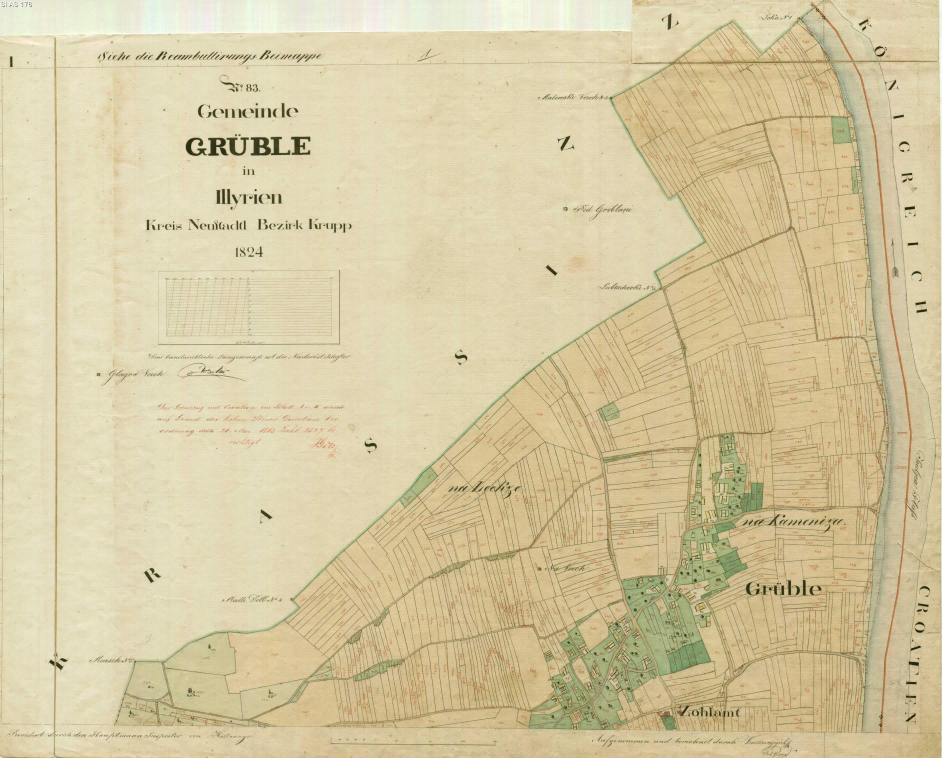
#> input picture research-griblje/raw-web-val42-2026-10/n083a-pages/a01.jpg, 2826 x 2273 px, found by its file name (shown at 1/3 size)
$ python make-a01-crops.py
#> lines starting #> are read from the running program, lines starting #| are printed output that depends on the picture
#!/usr/bin/env python3
"""
Val 65 — deterministični izrezki (crops) katastrskega lista A01 (uodid 227666).
Vir: research-griblje/raw-web-val42-2026-10/n083a-pages/a01.jpg (2826x2273 JPEG).
Izhod: research-griblje/a01/reread-crops/*.png (LANCZOS, kontrast+ostrina).
Regenerabilno; crops so gitignored (vzor ps-n83/make-reread-crops.py, val 61).
Namen: PASS 4 (issue #42 §7) — inventory objektov na A01 po protokolu
2 neodvisnih prehodov (glavni agent bere izrezke direktno, brez VLM klicev).

Koordinatni okvir: celotni raster 2826x2273.
  - vasicno jedro (ob kolesarski cesti, zeleni dvoriščni bloki): x 1700-2450, y 1200-2273
  - hamlet Zohlant: jug vasicnega jedra (~y 1950-2200)
  - severni mejni objekt (ob Lahovišče): ~ (1900-2200, 0-250)
  - zahodni objekt (Maaßle / Zühlhang?, jugozahod): ~ (500-850, 1930-2200)
  - točkovni simbol "Grüllschen"? (Severozahod od vasi): ~ (1580-1810, 530-720)
Prehod A = mreža 3x po vasicnem jedru (zoom 3x).
Prehod B = kvadranti s premikom + zunanji objekti (zoom 2.5x, drugačna razdelitev),
           da prehod B ni sidran na A.
"""
import os
from PIL import Image, ImageEnhance

SRC = "/home/z/griblje-museum/research-griblje/raw-web-val42-2026-10/n083a-pages/a01.jpg"
OUT = "/home/z/griblje-museum/research-griblje/a01/reread-crops"
os.makedirs(OUT, exist_ok=True)

# (pass, name, x0, y0, x1, y1, scale)
CROPS = [
    # --- PREHOD A: mreža 3x po vasicnem jedru (x 1700-2450, y 1200-2273) ---
    ("A", "v-r1c1", 1700, 1200, 2075, 1558, 3),
    ("A", "v-r1c2", 2075, 1200, 2450, 1558, 3),
    ("A", "v-r2c1", 1700, 1558, 2075, 1916, 3),
    ("A", "v-r2c2", 2075, 1558, 2450, 1916, 3),
    ("A", "v-r3c1", 1700, 1916, 2075, 2273, 3),
    ("A", "v-r3c2", 2075, 1916, 2450, 2273, 3),
    # --- PREHOD B: kvadranti s premikom (drugačna razdelitev, 2.5x) ---
    ("B", "b-nw", 1650, 1180, 2090, 1760, 2.5),
    ("B", "b-ne", 2090, 1180, 2530, 1760, 2.5),
    ("B", "b-sw", 1650, 1760, 2090, 2273, 2.5),
    ("B", "b-se", 2090, 1760, 2530, 2273, 2.5),
    # --- zunanji objekti (oba prehoda) ---
    ("B", "x-north", 1830, 0, 2280, 280, 3),
    ("B", "x-west", 480, 1900, 900, 2220, 3),
    ("B", "x-gruell", 1560, 520, 1830, 740, 3),
    # --- kontekst celotne vasi (1.6x, za topologijo) ---
    ("B", "ctx-village", 1650, 1180, 2530, 2273, 1.6),
    # --- naslovni blok (kontrola metapodatkov, 2x) ---
    ("B", "x-title", 240, 60, 1180, 480, 2),
]


def prep(im: Image.Image, scale: float) -> Image.Image:
    w, h = im.size
    im = im.resize((int(w * scale), int(h * scale)), Image.LANCZOS)
    im = ImageEnhance.Contrast(im).enhance(1.15)
    im = ImageEnhance.Sharpness(im).enhance(1.4)
    return im


made = []
for pas, name, x0, y0, x1, y1, scale in CROPS:
    im = Image.open(SRC).convert("RGB")
#> im is the input picture: PIL image 2826x2273 RGB; mean R, G, B 213.8, 200.8, 161.3
    im = im.crop((x0, y0, x1, y1))
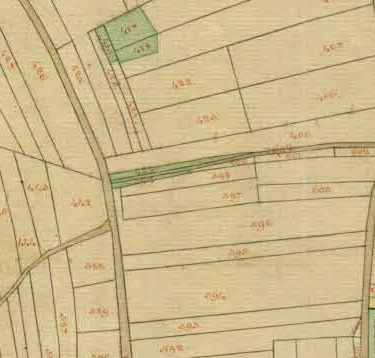
#> im: PIL image 375x358 RGB; mean R, G, B 205.6, 185.8, 139.4
    im = prep(im, scale)
#> in prep, `im = ImageEnhance.Contrast(im).enhance(1.15)`:
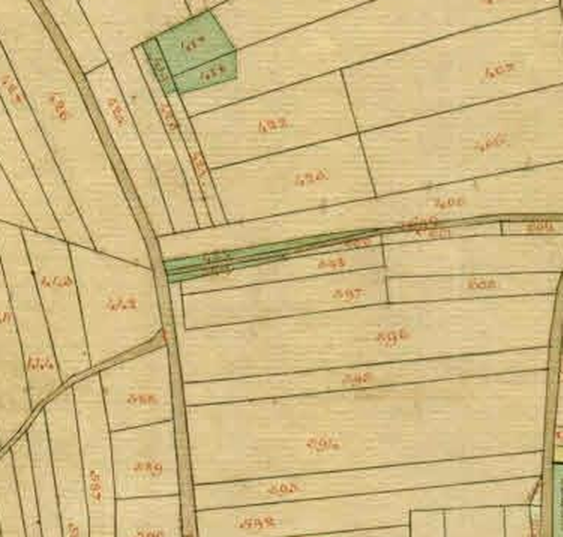
#> im: PIL image 1125x1074 RGB (shown at 1/2 size); mean R, G, B 208.1, 185.3, 131.9
    dst = os.path.join(OUT, f"{pas}-{name}.png")
    im.save(dst)
    made.append((f"{pas}-{name}", im.size, (x0, y0, x1, y1, scale)))

for n, s, box in made:
    print(f"{n}: {s[0]}x{s[1]}  box={box}")
print(f"\n{len(made)} crops -> {OUT}")

# --- Val 65 reconciliation: ciljani 4x izrezki (dodano po prehodih A/B) ---
REC = [
    # moja branja "92-95" vzhodni del (prehod A r1c2 / prehod B b-ne)
    ("R", "t-94-mine",   2080, 1300, 2280, 1500, 4),
    ("R", "t-95-93-mine",2080, 1380, 2280, 1620, 4),
    # obstojece pozicije BP 93/94/95 (val 52-56 izluscek)
    ("R", "t-94-old",    1980, 1280, 2180, 1480, 4),
    ("R", "t-93-old",    1890, 1510, 2070, 1690, 4),
    ("R", "t-95-old",    1950, 1310, 2130, 1490, 4),
    # manjkajoci BP hotspots
    ("R", "t-57-62",     1800, 1850, 2100, 2120, 4),   # okoli BP 56/55/59/61
    ("R", "t-80-84",     1980, 1500, 2200, 1700, 4),   # med 79 in 85
    ("R", "t-87-91",     2020, 1380, 2220, 1580, 4),   # med 86 in 92
    ("R", "t-96-97",     2000, 1330, 2200, 1530, 4),   # med 95 in 98
    # Zohlant: velika zidana stavba + beli del (r3c1/r3c2)
    ("R", "t-zohlant",   1880, 2020, 2260, 2273, 4),
    # vzhodni "beli" objekti 100+ (kontrola 103/105/107/109)
    ("R", "t-east-100s", 2080, 1180, 2320, 1420, 4),
    ("R", "t-east-100b", 2080, 1380, 2320, 1620, 4),
]
for pas, name, x0, y0, x1, y1, scale in REC:
    im = Image.open(SRC).convert("RGB")
    im = im.crop((x0, y0, x1, y1))
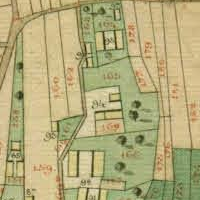
#> im: PIL image 200x200 RGB; mean R, G, B 180.4, 171.5, 122.7
    im = prep(im, scale)
#> in prep (call 16), `im = im.resize((int(w * scale), int(h * scale)), Image.LANCZOS)`:
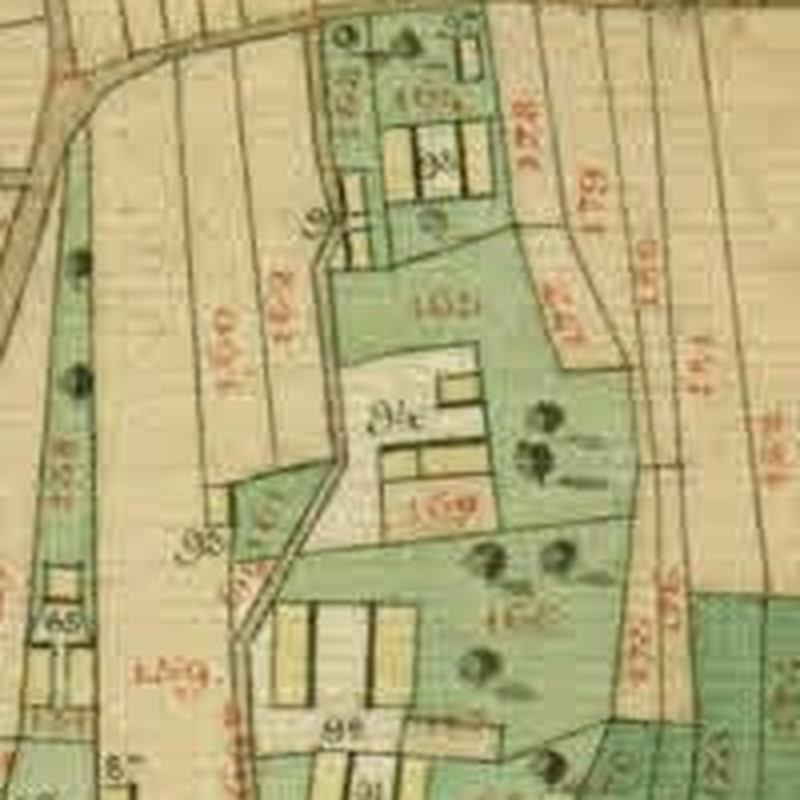
#> im: PIL image 800x800 RGB; mean R, G, B 180.4, 171.5, 122.7
    im.save(os.path.join(OUT, f"{pas}-{name}.png"))
    print(f"{pas}-{name}: {im.size[0]}x{im.size[1]} box=({x0},{y0},{x1},{y1},{scale})")
#| R-t-94-mine: 800x800 box=(2080,1300,2280,1500,4)

# --- Val 65 R2: super-zoom 6x za dvomljive glife ---
R2 = [
    ("R2", "z-9x-2157-1354", 2117, 1314, 2197, 1394, 6),   # "9?" dark glyph x3 videna
    ("R2", "z-yellow-2187-1342", 2147, 1302, 2227, 1382, 6), # rumena stavba 24|34|94
    ("R2", "z-94c-2175-1404", 2135, 1364, 2215, 1444, 6),  # "94c" bela stavba
    ("R2", "z-93or94-2169-1538", 2129, 1498, 2209, 1578, 6), # 93|94 rumena
    ("R2", "z-159or109-2185-1428", 2145, 1388, 2225, 1468, 6), # 159|109 rdeca
    ("R2", "z-1459-2121-1468", 2081, 1428, 2161, 1508, 6), # "1459." rdeca
    ("R2", "z-91-2171-1499", 2131, 1459, 2211, 1539, 6),   # "91" kandidat
    ("R2", "z-88-2079-1535", 2039, 1495, 2119, 1575, 6),   # "88" kandidat
    ("R2", "z-87-2109-1490", 2069, 1450, 2149, 1530, 6),   # "87" kandidat
    ("R2", "z-58-1905-1902", 1865, 1862, 1945, 1942, 6),   # "58" kandidat
    ("R2", "z-61-1939-1976", 1899, 1936, 1979, 2016, 6),   # "61" kandidat
    ("R2", "z-59-1788-1940", 1748, 1900, 1828, 1980, 6),   # "59" kandidat (b-sw)
]
for pas, name, x0, y0, x1, y1, scale in R2:
    im = Image.open(SRC).convert("RGB")
    im = im.crop((x0, y0, x1, y1))
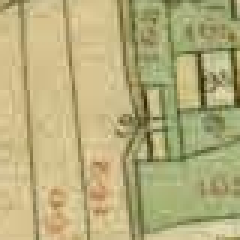
#> im: PIL image 80x80 RGB (shown 3 times larger); mean R, G, B 181.8, 173.3, 123.7
    im = prep(im, scale)
#> in prep (call 28), `im = im.resize((int(w * scale), int(h * scale)), Image.LANCZOS)`:
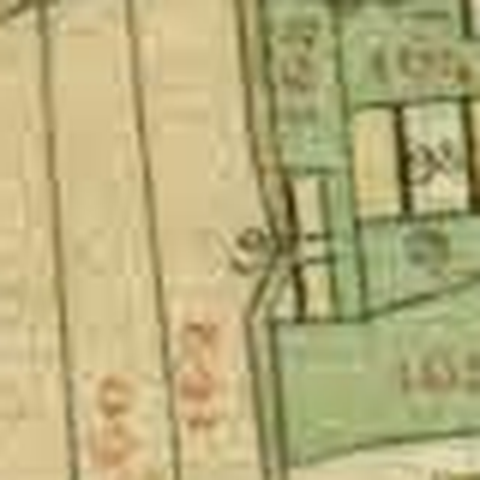
#> im: PIL image 480x480 RGB; mean R, G, B 181.8, 173.3, 123.7
    im.save(os.path.join(OUT, f"{pas}-{name}.png"))
    print(f"{pas}-{name}: {im.size[0]}x{im.size[1]} box=({x0},{y0},{x1},{y1},{scale})")
#| R2-z-9x-2157-1354: 480x480 box=(2117,1314,2197,1394,6)
